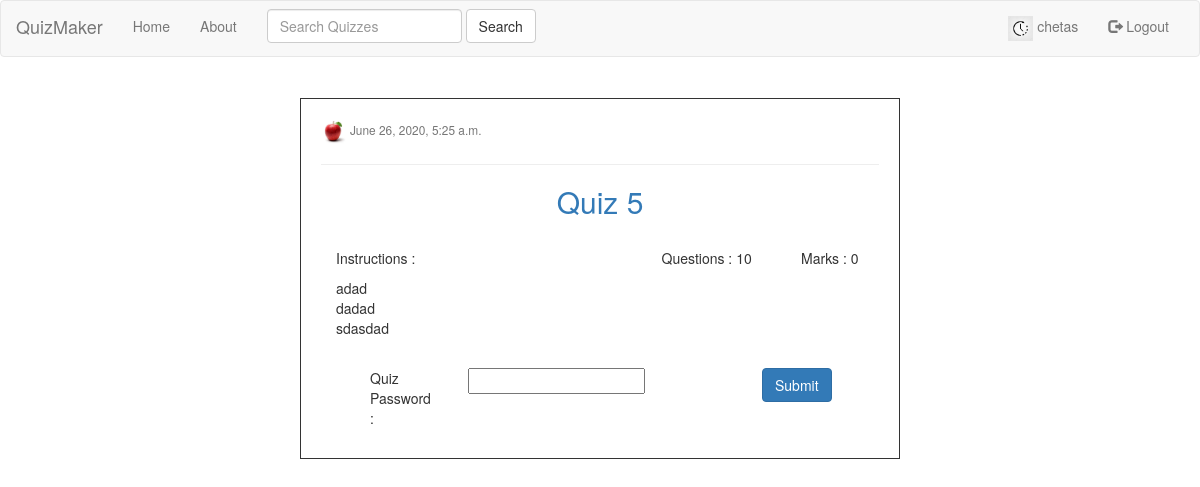
Screenshot of /quiz/10/ (signed in) with the database file from the repository.
### users/models.py (models this page shows, shortened)
class Profile(models.Model):
    user = models.OneToOneField(User, on_delete=models.CASCADE)
    image = models.ImageField(default="default.jpg", upload_to='profile_pics')

### quiz/models.py (models this page shows, shortened)
class Quiz(models.Model):
    title = models.CharField(max_length=50)
    description = models.TextField(default=None)
    instructions = models.TextField(default=None)
    questions = models.IntegerField()
    marks = models.IntegerField(default=0)
    date_posted = models.DateTimeField(default=timezone.now)
    author = models.ForeignKey(User, on_delete=models.CASCADE)
    password = models.CharField(max_length=20, default=None)
    minutes = models.IntegerField(default=30)
    likes = models.IntegerField(default=0)

### quiz/views.py (the view, shortened to what this page needs)
# urls.py: path('quiz/<int:pk>/', views.quizdetailview, name='quiz_detail'),
def quizdetailview(request, pk):
    quiz = Quiz.objects.filter(pk=pk).first()
    quizans = QuizAnswer.objects.filter(quiz_no=pk, author=request.user)
    if quizans:
        messages.success(request, f'You have already attempted this quiz. Check Enrolled Quizes')
        return redirect('profile')
    is_error = False
    form = QuizAttempt()
    context = {
        'title': 'Details',
        'object': quiz,
        'form': form,
        'error': is_error,
    }
    return render(request, 'quiz/detail.html', context)

### creation/forms.py
class QuizAttempt(forms.Form):
    password = forms.CharField(widget=forms.PasswordInput())

### quiz/templates/quiz/detail.html (shortened to what this page needs)
{% extends "quiz/base.html" %}
 {% block content %}
 <br>
   <div class="col-sm-3"></div>
   <div class="col-sm-6 ">
       <div class="row" style="border:1px solid; padding:20px;">
         <div class="media-body">
          <div class="article-metadata">
           <a class="mr-2" href="{% url 'user_details' object.author.id %}"><img class="rounded-circle article-img" src="{{ object.author.profile.image.url }}" style="width:25px;">  {{ quiz.author }}</a>
           <small class="text-muted" >{{ object.date_posted }}</small>
          </div>
          <hr>
             <div style="text-align:center;">
                 <h2><a class="article-title" href="#">{{ object.title }}</a></h2>
             </div><br>
             <div class="col-sm-7 ">
                  {% if not object.instructions %}
                     <p class="article-content">Instructions : There are no specific Instructions.</p>
                  {% else %}
                     <p class="article-content">Instructions :</p>
                     <p class="article-content">{{ object.instructions|linebreaks}}</p>
                  {% endif %}
             </div>
             <div class="col-sm-3 ">
                 <p class="article-content">Questions : {{ object.questions }}</p>
             </div>
             <div class="col-sm-2 ">
                 <p class="article-content">Marks : {{ object.marks }}</p>
             </div>
         </div>
           <br>
           <div class = "row">
               <form method="POST">
                   <div class="col-sm-1"></div>
                   <div class = "col-sm-2">
                       <p class="article-content">Quiz Password : </p>
                   </div>
                   <div class = "col-sm-6">
                       {{ form.password }}
                   </div>
                   <div class = "col-sm-2">
                       <input type="submit" class="btn btn-primary" >
                   </div>
                   <div class="col-sm-1"></div>
               </form>
           </div>
        </div>
    <br>
   </div>
   <div class="col-sm-3 "></div>
 {% endblock %}

### quiz/templates/quiz/base.html (shortened to what this page needs)
<!DOCTYPE html>
<html>
<head>
    <link rel="stylesheet" href="https://maxcdn.bootstrapcdn.com/bootstrap/3.4.1/css/bootstrap.min.css">
</head>
<body>
    <nav id="menu" class="navbar navbar-default">
      <div class="container-fluid">
        <div class="navbar-header">
          <a class="navbar-brand" href="{% url 'quiz-home' %}">QuizMaker</a>
        </div>
          <div class="collapse navbar-collapse" id="myNavbar">
            <ul class="nav navbar-nav" role="tablist">
              <li><a href="{% url 'quiz-home' %}">Home</a></li>
              <li><a href="{% url 'quiz-about' %}">About</a></li>
            </ul>
            <form class="navbar-form navbar-left" action="/searches" method="GET">
              <div class="form-group">
                <input type="text" class="form-control" placeholder="Search Quizzes" name="Search">
              </div>
              <button type="submit" class="btn btn-default">Search</button>
            </form>
              {% if user.is_authenticated %}
                <ul class="nav navbar-nav navbar-right">
                    <li><a href="{% url 'profile' %}"><img class="rounded-circle article-img" src="{{ request.user.profile.image.url }}" style="width:25px;"> {{request.user.username}}</a></li>
                    <li><a href="{% url 'logout' %}"><span class="glyphicon glyphicon-log-out"></span> Logout</a></li>
                </ul>
              {% else %}
                <ul class="nav navbar-nav navbar-right">
                  <li><a href="{% url 'register' %}"><span class="glyphicon glyphicon-user"></span> Sign Up</a></li>
                  <li><a href="{% url 'login' %}"><span class="glyphicon glyphicon-log-in"></span> Login</a></li>
                </ul>
              {% endif %}
          </div>
      </div>
    </nav>
    <div class="row">
        <div class="col-sm-3 "></div>
        <div class="col-sm-6 ">
        </div>
        <div class="col-sm-3 "></div>
    </div>
    {% block content %}
    {% endblock %}
</body>
</html>

### rows the page displays
Quiz: author.profile.image (picture), date_posted "June 26, 2020, 5:25 a.m.", title "Quiz 5", instructions "adad dadad sdasdad", questions "10", marks "0"

### other values shown
{{ request.user.username }} "chetas"
